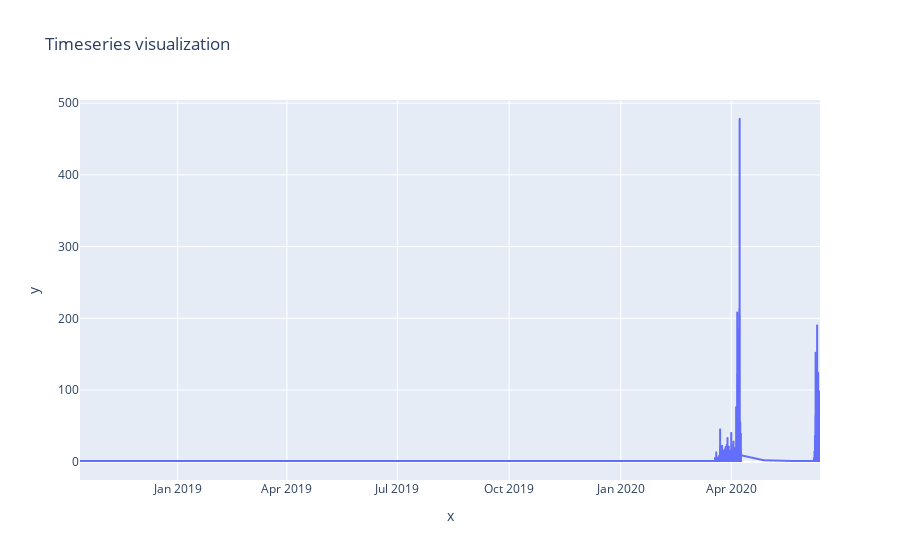

The cell this chart's notebook holds for it:
### Code cell
df['timestamp'] = pd.to_datetime(df['timestamp'], format='%d/%m/%y %H:%M')
timeseries = df.groupby('timestamp').count()['id']
#timeseries = timeseries.sort_index()
fig = px.line(x=timeseries.index, y=timeseries.values, title = 'Timeseries visualization')
fig.show()

### Figure 1 — Plotly figure (JSON) as saved in the notebook; plotly's stock layout.template omitted (floating-point values rounded to 4 significant figures; data arrays with more than 128 entries replaced by an {"elided": "..."} marker saying what was removed)
{"data": [{"hovertemplate": "x=%{x}<br>y=%{y}<extra></extra>", "legendgroup": "", "line": {"color": "#636efa", "dash": "solid"}, "mode": "lines", "name": "", "showlegend": false, "type": "scattergl", "x": {"elided": "17249 str values"}, "xaxis": "x", "y": {"elided": "17249 int values"}, "yaxis": "y"}], "layout": {"legend": {"tracegroupgap": 0}, "title": {"text": "Timeseries visualization"}, "xaxis": {"anchor": "y", "domain": [0, 1], "title": {"text": "x"}}, "yaxis": {"anchor": "x", "domain": [0, 1], "title": {"text": "y"}}}}
